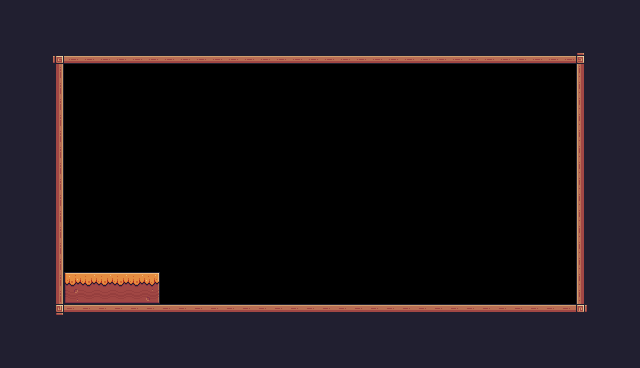

This is a level from a 2D game, rendered from its Tiled map with the project's own tilesets. A one-line summary and the complete map file follow:
An orthogonal 40x23 tile map with 16x16 px tiles, 1 tile layer (Background) and 18 objects (Player, AngryPig, Trampoline, SpikedBall, MovingPlatform, ...).

<map version="1.10" tiledversion="1.11.2" orientation="orthogonal" renderorder="right-down" width="40" height="23" tilewidth="16" tileheight="16" infinite="0" nextlayerid="3" nextobjectid="29">
 <tileset firstgid="1" source="Pixel Adventure.tsx" />
 <layer id="1" name="Background" width="40" height="23">
  <data encoding="csv">
24,24,24,24,24,24,24,24,24,24,24,24,24,24,24,24,24,24,24,24,24,24,24,24,24,24,24,24,24,24,24,24,24,24,24,24,24,24,24,24,
24,24,24,24,24,24,24,24,24,24,24,24,24,24,24,24,24,24,24,24,24,24,24,24,24,24,24,24,24,24,24,24,24,24,24,24,24,24,24,24,
24,24,24,24,24,24,24,24,24,24,24,24,24,24,24,24,24,24,24,24,24,24,24,24,24,24,24,24,24,24,24,24,24,24,24,24,24,24,24,24,
24,24,24,92,134,134,134,134,134,134,134,134,134,134,134,134,134,134,134,134,134,134,134,134,134,134,134,134,134,134,134,134,134,134,134,134,93,24,24,24,
24,24,24,113,0,0,0,0,0,0,0,0,0,0,0,0,0,0,0,0,0,0,0,0,0,0,0,0,0,0,0,0,0,0,0,0,111,24,24,24,
24,24,24,113,0,0,0,0,0,0,0,0,0,0,0,0,0,0,0,0,0,0,0,0,0,0,0,0,0,0,0,0,0,0,0,0,111,24,24,24,
24,24,24,113,0,0,0,0,0,0,0,0,0,0,0,0,0,0,0,0,0,0,0,0,0,0,0,0,0,0,0,0,0,0,0,0,111,24,24,24,
24,24,24,113,0,0,0,0,0,0,0,0,0,0,0,0,0,0,0,0,0,0,0,0,0,0,0,0,0,0,0,0,0,0,0,0,111,24,24,24,
24,24,24,113,0,0,0,0,0,0,0,0,0,0,0,0,0,0,0,0,0,0,0,0,0,0,0,0,0,0,0,0,0,0,0,0,111,24,24,24,
24,24,24,113,0,0,0,0,0,0,0,0,0,0,0,0,0,0,0,0,0,0,0,0,0,0,0,0,0,0,0,0,0,0,0,0,111,24,24,24,
24,24,112,113,0,0,0,0,0,0,0,0,0,0,0,0,0,0,0,0,0,0,0,0,0,0,0,0,0,0,0,0,0,0,0,0,111,24,24,24,
24,24,112,113,0,0,0,0,0,0,0,0,0,0,0,0,0,0,0,0,0,0,0,0,0,0,0,0,0,0,0,0,0,0,0,0,111,24,24,24,
24,24,112,113,0,0,0,0,0,0,0,0,0,0,0,0,0,0,0,0,0,0,0,0,0,0,0,0,0,0,0,0,0,0,0,0,111,24,24,24,
24,24,112,113,0,0,0,0,0,0,0,0,0,0,0,0,0,0,0,0,0,0,0,0,0,0,0,0,0,0,0,0,0,0,0,0,111,24,24,24,
24,24,112,113,0,0,0,0,0,0,0,0,0,0,0,0,0,0,0,0,0,0,0,0,0,0,0,0,0,0,0,0,0,0,0,0,111,24,24,24,
24,24,24,113,0,0,0,0,0,0,0,0,0,0,0,0,0,0,0,0,0,0,0,0,0,0,0,0,0,0,0,0,0,0,0,0,111,24,24,24,
24,24,24,113,0,0,0,0,0,0,0,0,0,0,0,0,0,0,0,0,0,0,0,0,0,0,0,0,0,0,0,0,0,0,0,0,111,24,24,24,
24,24,24,113,95,96,96,96,96,97,0,0,0,0,0,0,0,0,0,0,0,0,0,0,0,0,0,0,0,0,0,0,0,0,0,0,111,24,24,24,
24,24,24,113,139,140,140,140,140,141,0,0,0,0,0,0,0,0,0,0,0,0,0,0,0,0,0,0,0,0,0,0,0,0,0,0,111,24,24,24,
24,24,24,114,90,90,90,90,90,90,90,90,90,90,90,90,90,90,90,90,90,90,90,90,90,90,90,90,90,90,90,90,90,90,90,90,115,24,24,24,
24,24,24,24,24,24,24,24,24,24,24,24,24,24,24,24,24,24,24,24,24,24,24,24,24,24,24,24,24,24,24,24,24,24,24,24,24,24,24,24,
24,24,24,24,24,24,24,24,24,24,24,24,24,24,24,24,24,24,24,24,24,24,24,24,24,24,24,24,24,24,24,24,24,24,24,24,24,24,24,24,
24,24,24,24,24,24,24,24,24,24,24,24,24,24,24,24,24,24,24,24,24,24,24,24,24,24,24,24,24,24,24,24,24,24,24,24,24,24,24,24
</data>
 </layer>
 <objectgroup id="2" name="Spawnpoints">
  <object id="1" name="Player" type="Player" x="85" y="238.333" width="32" height="32" />
  <object id="11" name="Enemy" type="AngryPig" x="407.667" y="270" width="32" height="32">
   <properties>
    <property name="offNeg" type="float" value="12" />
    <property name="offPos" type="float" value="5" />
   </properties>
  </object>
  <object id="19" name="Trampoline" type="Trampoline" x="273.667" y="171.333" width="32" height="32">
   <properties>
    <property name="isVertical" type="bool" value="true" />
    <property name="offNeg" type="float" value="4" />
    <property name="offPos" type="float" value="3" />
   </properties>
  </object>
  <object id="20" name="SpikedBall" type="SpikedBall" x="493.667" y="269.333" width="32" height="32">
   <properties>
    <property name="isVertical" type="bool" value="true" />
    <property name="offNeg" type="float" value="4" />
    <property name="offPos" type="float" value="3" />
   </properties>
  </object>
  <object id="21" name="MovingPlatform" type="MovingPlatform" x="508" y="198.667" width="32" height="32">
   <properties>
    <property name="isVertical" type="bool" value="true" />
    <property name="offNeg" type="float" value="4" />
    <property name="offPos" type="float" value="3" />
   </properties>
  </object>
  <object id="22" name="Fan" type="Fan" x="397.333" y="178.333" width="32" height="32">
   <properties>
    <property name="isVertical" type="bool" value="true" />
    <property name="offNeg" type="float" value="4" />
    <property name="offPos" type="float" value="3" />
   </properties>
  </object>
  <object id="23" name="Fire" type="Fire" x="401.333" y="98" width="32" height="32">
   <properties>
    <property name="isVertical" type="bool" value="true" />
    <property name="offNeg" type="float" value="4" />
    <property name="offPos" type="float" value="3" />
   </properties>
  </object>
  <object id="24" name="FallingPlatforms" type="FallingPlatforms" x="495.667" y="111" width="32" height="32">
   <properties>
    <property name="isVertical" type="bool" value="true" />
    <property name="offNeg" type="float" value="4" />
    <property name="offPos" type="float" value="3" />
   </properties>
  </object>
  <object id="25" name="Arrow" type="Arrow" x="265.667" y="271.333" width="32" height="32">
   <properties>
    <property name="isVertical" type="bool" value="true" />
    <property name="offNeg" type="float" value="4" />
    <property name="offPos" type="float" value="3" />
   </properties>
  </object>
  <object id="26" name="RockHead" type="RockHead" x="317.667" y="112.333" width="32" height="32">
   <properties>
    <property name="isVertical" type="bool" value="true" />
    <property name="offNeg" type="float" value="4" />
    <property name="offPos" type="float" value="3" />
   </properties>
  </object>
  <object id="27" name="SpikeHead" type="SpikeHead" x="210.667" y="121.333" width="32" height="32">
   <properties>
    <property name="isVertical" type="bool" value="true" />
    <property name="offNeg" type="float" value="4" />
    <property name="offPos" type="float" value="3" />
   </properties>
  </object>
  <object id="28" name="Spikes" type="Spikes" x="170.667" y="180.667" width="32" height="32">
   <properties>
    <property name="isVertical" type="bool" value="true" />
    <property name="offNeg" type="float" value="4" />
    <property name="offPos" type="float" value="3" />
   </properties>
  </object>
 </objectgroup>
 <objectgroup id="3" name="Collisions">
  <object id="2" x="48" y="48" width="16" height="272" />
  <object id="3" x="64" y="48" width="528" height="16" />
  <object id="4" x="576" y="64" width="16" height="256" />
  <object id="5" x="64" y="304" width="512" height="16" />
  <object id="7" x="64.7529" y="272.79" width="94.7959" height="29.9502" />
  <object id="17" x="69.3333" y="260.667" width="96" height="48" visible="0" />
 </objectgroup>
</map>
